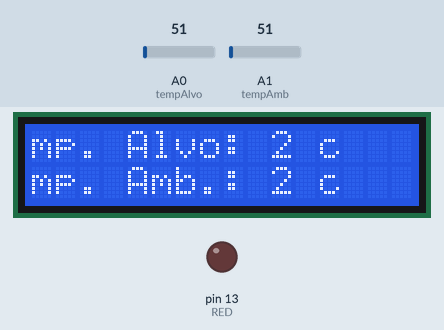
Recording of a sketch running on a simulated Arduino Uno, built with avr-gcc and run on an emulated ATmega328P. Shown: 16×2 character LCD, output pins drawn as LEDs (lit = HIGH). The inputs (shaded band) are chosen by the test bench; at power-on: A1 (tempAmb) = 51, A0 (tempAlvo) = 51.

Above: at 1.2 s.
1.3 s: A1 (tempAmb) set to 57
At 4.6 s:
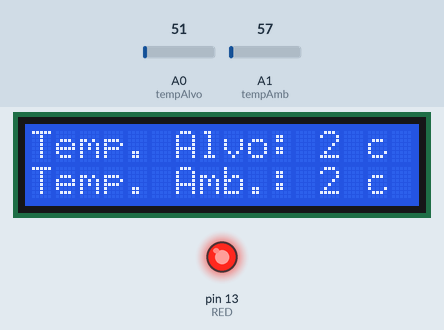
6.5 s: A0 (tempAlvo) set to 61
9.1 s: A0 (tempAlvo) set to 71
At 10.4 s:
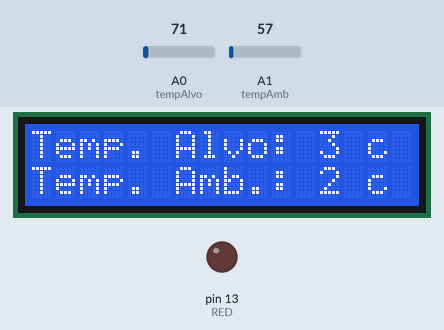
11.7 s: A1 (tempAmb) set to 71
At 13.9 s:
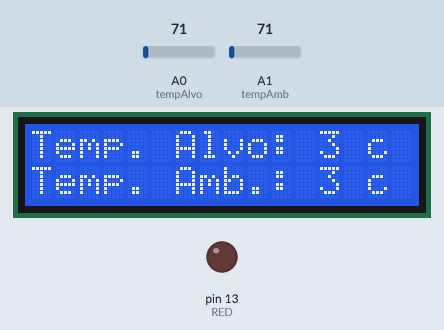
14.9 s: A0 (tempAlvo) set to 86
At 15.6 s:
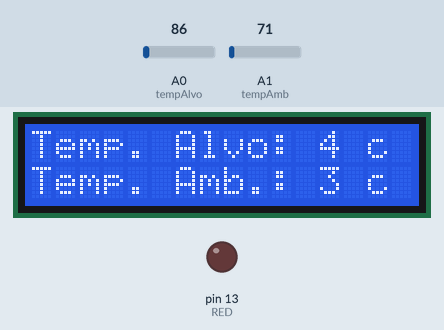
17.5 s: A1 (tempAmb) set to 61
At 19.9 s:
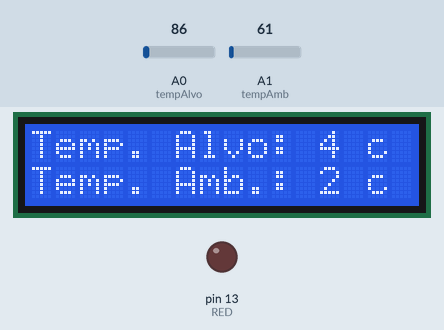
Timing chart, 0 to 21.4 s (numbered marks = the images above; inputs shaded):
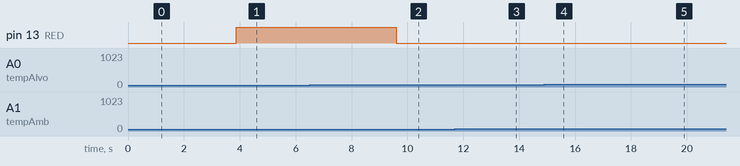

The sketch:

lab6_tarefa6.ino
```cpp
#include <LiquidCrystal.h>
#define RED 13

LiquidCrystal lcd(12, 11, 5, 4, 3, 2); //pinos que serão utilizados no display

const int tempAlvo = A0;
const int tempAmb = A1;

void setup(){
  pinMode(RED, OUTPUT);//burocracias do led
  Serial.begin(9600);
  digitalWrite(RED, LOW);

  lcd.begin(16,2); //define numero de linhas e colunas no display
}

void scrollLeft (int passos){ //rolagem para a esquerda
  for (int posicao = 0; posicao < passos; posicao++){
    lcd.scrollDisplayLeft();
    delay (100);
  }
}

void scrollRight (int passos){
  for (int posicao = 0; posicao < passos; posicao++){
    lcd.scrollDisplayRight();
    delay(100);
  }
}

void loop (){
  const double temp1 = analogRead(tempAlvo);
  const double temp2 = analogRead(tempAmb);

  lcd.clear(); //Limpa a tela
  lcd.setCursor(0,0); //Posiciona o cursor na coluna 3, linha 0;
  lcd.print("Temp. Alvo: ");//texto que vai para o lcd
  const int a = (50*temp1)/1023;
  lcd.print(a);
  lcd.print(" c");

  lcd.setCursor(0, 1);
  lcd.print("Temp. Amb.: ");
  const int b = (50*temp2)/1023;
  lcd.print(b);
  lcd.print(" c");
  delay(1000);

  scrollLeft(3);
  scrollRight(6);

  if(temp2 > temp1){
    digitalWrite(RED, HIGH);
  }
  else{
    digitalWrite(RED, LOW);
  }
}
```

Measured:
- the behaviour switches between 51 and 52 on A1 (tempAmb) (found by bisection; images 0 and 1)
- after the input at 1.3 s, pin 13 (RED): LOW → HIGH after 2.6 s
- what the display in image 1 shows lasts 1.0 s, from 3.9 s to 4.9 s
